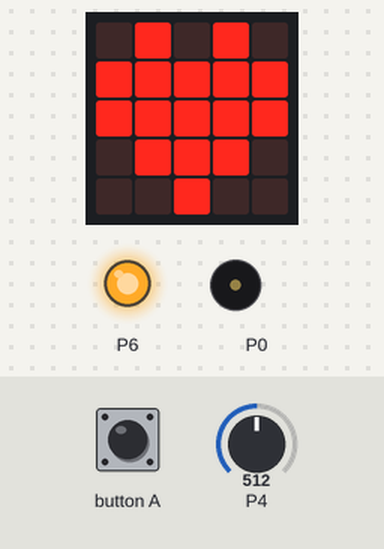
The program below on a simulated BBC micro:bit (MakeCode). Parts: the board's 5×5 LED display, output pins drawn as LEDs (lit = HIGH), buzzer (waves = sounding). Inputs (shaded band) come from the test bench; at power-on: P4 = 512 (analog values on the 0–1023 scale).

Above: at 3.9 s.
4.0 s: button A pressed for 0.15 s
At 4.2 s:
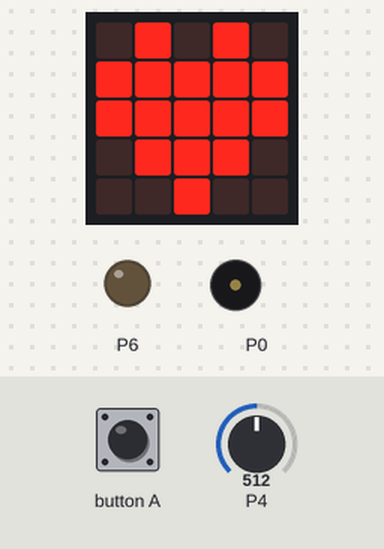
Timing chart, 0 to 7.0 s (numbered marks = the images above; inputs shaded):
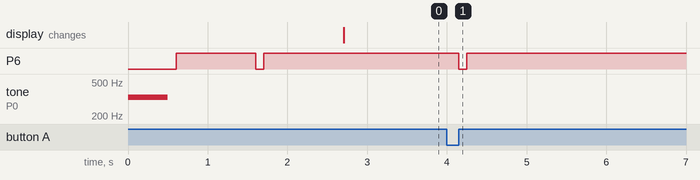

Measured:
- after the input at 4.0 s, P6: HIGH → LOW after 0.15 s, → HIGH 0.10 s later

The program:

main.ts
```typescript
function Button_B () {
    if (0 == 0) {

    }
    while (keep_inside == 1) {

    }
}
input.onButtonPressed(Button.A, function () {
    SpieleSample(145)
})
function Button_A () {
    basic.showIcon(IconNames.Heart)
}
function SpieleSample (sampleCode: number) {
    pins.digitalWritePin(DigitalPin.P6, 0)
    basic.pause(50)
    spi_response = pins.spiWrite(sampleCode)
    basic.pause(50)
    pins.digitalWritePin(DigitalPin.P6, 1)
    basic.pause(1000)
}
let spi_response = 0
let keep_inside = 0
pins.setAudioPin(AnalogPin.P0)
music.playTone(330, music.beat(BeatFraction.Whole))
pins.setPull(DigitalPin.P6, PinPullMode.PullUp)
pins.setPull(DigitalPin.P4, PinPullMode.PullUp)
pins.spiPins(DigitalPin.P15, DigitalPin.P14, DigitalPin.P13)
pins.spiFormat(8, 0)
pins.spiFrequency(100000)
SpieleSample(168)
SpieleSample(0)
basic.forever(function () {
    if (pins.analogReadPin(AnalogPin.P4) < 600) {
        keep_inside = 1
        Button_A()
    } else if (pins.analogReadPin(AnalogPin.P4) < 520) {
        Button_B()
    } else if (pins.analogReadPin(AnalogPin.P4) < 500) {

    } else if (pins.analogReadPin(AnalogPin.P4) < 400) {

    } else if (pins.analogReadPin(AnalogPin.P4) < 50) {

    }
})
```

test.ts
```typescript
// Hier kann man Tests durchführen; diese Datei wird nicht kompiliert, wenn dieses Paket als Erweiterung verwendet wird.
```
